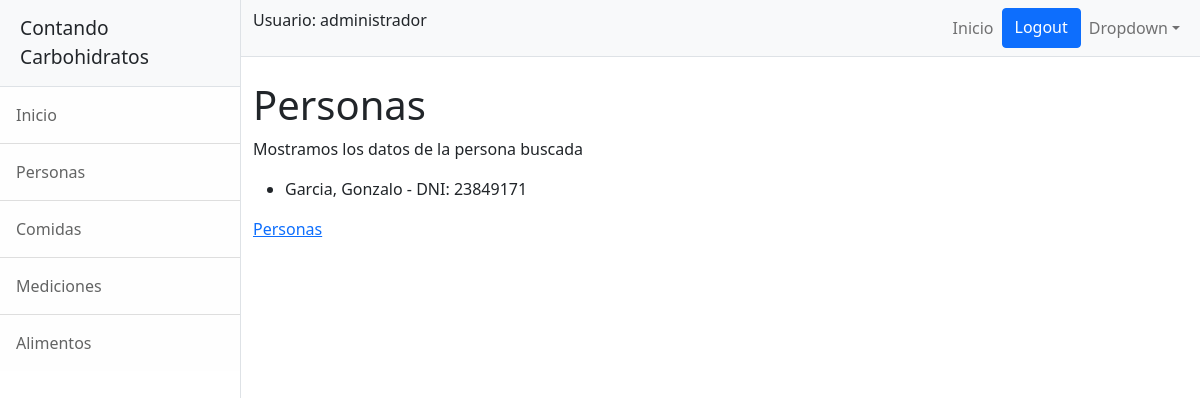
Page /carbohidratos/personas/buscar/resultados/ (signed in) on the committed database.
### carbohidratos/models.py (models this page shows)
class Persona(models.Model):
    nombre = models.CharField(max_length=20)
    apellido = models.CharField(max_length=20)
    dni = models.IntegerField(primary_key=True,unique=True)
    nacimiento = models.DateField()

### carbohidratos/views.py (the view)
# urls.py: path("personas/buscar/resultados/", personas_listar, name="carbohidratos-personas-buscar-resultados"),
@login_required
def personas_listar(request):
    lista_personas = Persona.objects.all()
    contexto = {"personas_resultado":lista_personas}
    return render(request,"carbohidratos/personas_buscar_resultados.html", contexto)

### carbohidratos/templates/carbohidratos/personas_buscar_resultados.html
{% extends "carbohidratos/base.html" %}
{% block contenido %}
<h1 class="mt-4">Personas</h1>
<p> Mostramos los datos de la persona buscada </p>
    <ul>
        {% for persona in personas_resultado %}
            <li>{{persona.apellido}}, {{persona.nombre}} - DNI: {{persona.dni}}</li>
        {% endfor %}
    </ul>
<a href="{% url 'carbohidratos-personas' %}"> Personas </a>
{% endblock %}

### carbohidratos/templates/carbohidratos/base.html (shortened to what this page needs)
<!DOCTYPE html>
<html lang="en">
    <head>
        {% load static %}
        <link href="{% static 'carbohidratos/css/styles.css' %}" rel="stylesheet" />
    </head>
    <body>
        <div class="d-flex" id="wrapper">
            <div class="border-end bg-white" id="sidebar-wrapper">
                <div class="sidebar-heading border-bottom bg-light">Contando Carbohidratos</div>
                <div class="list-group list-group-flush">
                    <a class="list-group-item list-group-item-action list-group-item-light p-3" href="{% url 'carbohidratos-inicio' %}">Inicio</a>
                    <a class="list-group-item list-group-item-action list-group-item-light p-3" href="{% url 'carbohidratos-personas' %}">Personas</a>
                    <a class="list-group-item list-group-item-action list-group-item-light p-3" href="{% url 'carbohidratos-comidas' %}">Comidas</a>
                    <a class="list-group-item list-group-item-action list-group-item-light p-3" href="{% url 'carbohidratos-mediciones' %}">Mediciones</a>
                    <a class="list-group-item list-group-item-action list-group-item-light p-3" href="{% url 'carbohidratos-alimentos' %}">Alimentos</a>
                </div>
            </div>
            <div id="page-content-wrapper">
                <nav class="navbar navbar-expand-lg navbar-light bg-light border-bottom">
                    <div class="container-fluid">
                        {% if request.user.is_authenticated %}
                            <p> Usuario: {{request.user}} </p>
                        {% else %}
                            <p> Usuario: </p>
                        {% endif %}
                        <div class="collapse navbar-collapse" id="navbarSupportedContent">
                            <ul class="navbar-nav ms-auto mt-2 mt-lg-0">
                                <li class="nav-item active"><a class="nav-link" href="{% url 'carbohidratos-inicio' %}">Inicio</a></li>
                                {% if request.user.is_authenticated %}
                                    <a class="btn btn-primary" href="{% url 'usuarios-logout' %}">Logout </a>
                                {% else %}
                                    <a class="btn btn-primary" href="{% url 'usuarios-login' %}">Login </a>
                                {% endif %}
                                <li class="nav-item dropdown">
                                    <a class="nav-link dropdown-toggle" id="navbarDropdown" href="#" role="button" data-bs-toggle="dropdown" aria-haspopup="true" aria-expanded="false">Dropdown</a>
                                </li>
                            </ul>
                        </div>
                    </div>
                </nav>
                <div class="container-fluid">
                    {% block contenido %}
                    {% endblock%}
                </div>
            </div>
        </div>
    </body>
</html>

### rows in the picture
Persona: apellido "Garcia", nombre "Gonzalo", dni "23849171"

### other values in the picture
{{ request.user }} "administrador"
